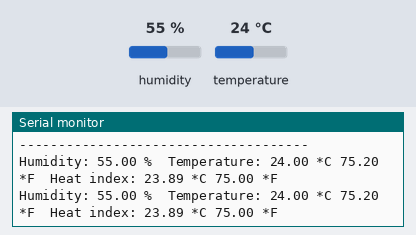
The sketch below on a simulated ESP8266 (NodeMCU). Parts: the last lines printed to the serial monitor. The inputs (shaded band) are chosen by the test bench; at power-on: humidity 55 %, temperature 24 °C.

Above: at 11.0 s.
11.1 s: humidity set to 22 %
At 15.7 s:
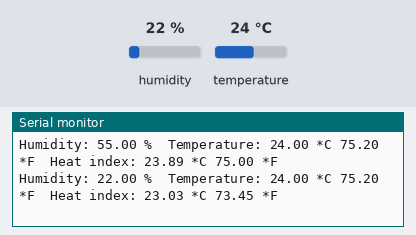
18.7 s: temperature set to 12 °C
At 21.0 s:
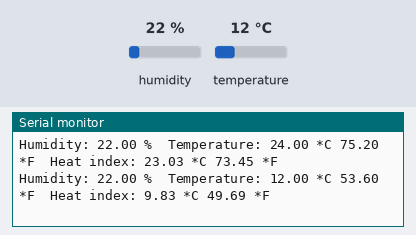
26.3 s: humidity set to 40 %
At 31.7 s:
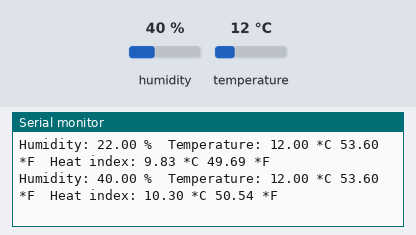
Timing chart, 0 to 33.2 s (numbered marks = the images above; inputs shaded):
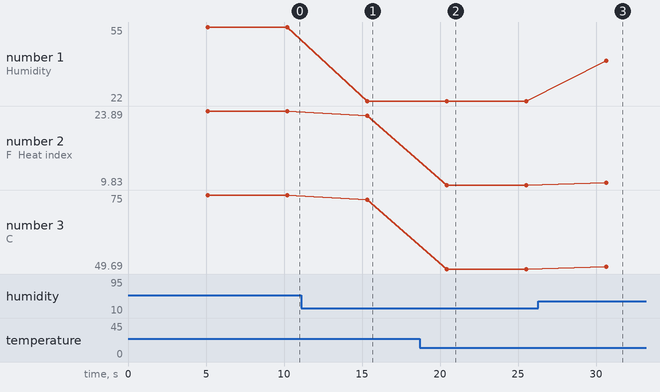

Measured:
- after the input at 11.1 s, the serial monitor: prints a new line after 4.2 s (image 1)
- after the input at 18.7 s, the serial monitor: prints a new line after 1.7 s (image 2)
- after the input at 26.3 s, the serial monitor: prints a new line after 4.3 s (image 3)
- plotted number 1: 55 → 22 after the input at 11.1 s, 22 → 40 after the input at 26.3 s
- plotted number 2: 23.89 → 23.03 after the input at 11.1 s, 23.03 → 9.83 after the input at 18.7 s, 9.83 → 10.3 after the input at 26.3 s
- plotted number 3: 75 → 73.45 after the input at 11.1 s, 73.45 → 49.69 after the input at 18.7 s, 49.69 → 50.54 after the input at 26.3 s

The sketch:

dht22_test.ino
```cpp
// (licence header left out)
#include "DHT.h"

#define DHTPIN D2     // what digital pin the DHT22 is conected to
#define DHTTYPE DHT22   // there are multiple kinds of DHT sensors

// Redefine init delay to improve reliability of reading DHT22 data when using
// ESP8266 with DHT v1.3.7 library. See: https://github.com/adafruit/DHT-sensor-library/issues/116
#define DHT_INIT_DELAY_USEC 60

DHT dht(DHTPIN, DHTTYPE);

void setup() {
  Serial.begin(115200);
  Serial.setTimeout(2000);

  // Wait for serial to initialize.
  while(!Serial) { }

  Serial.println("Device Started");

  dht.begin(DHT_INIT_DELAY_USEC);

  Serial.println("-------------------------------------");
  Serial.println("Running DHT!");
  Serial.println("-------------------------------------");

}

int timeSinceLastRead = 0;
void loop() {

  // Report every 2 seconds.
  if(timeSinceLastRead > 5000) {
    // Reading temperature or humidity takes about 250 milliseconds!
    // Sensor readings may also be up to 2 seconds 'old' (its a very slow sensor)
    float h = dht.readHumidity();
    // Read temperature as Celsius (the default)
    float t = dht.readTemperature();
    // Read temperature as Fahrenheit (isFahrenheit = true)
    float f = dht.readTemperature(true);

    // Check if any reads failed and exit early (to try again).
    if (isnan(h) || isnan(t) || isnan(f)) {
      Serial.println("Failed to read from DHT sensor!");
      timeSinceLastRead = 0;
      return;
    }

    // Compute heat index in Fahrenheit (the default)
    float hif = dht.computeHeatIndex(f, h);
    // Compute heat index in Celsius (isFahreheit = false)
    float hic = dht.computeHeatIndex(t, h, false);

    Serial.print("Humidity: ");
    Serial.print(h);
    Serial.print(" %\t");
    Serial.print("Temperature: ");
    Serial.print(t);
    Serial.print(" *C ");
    Serial.print(f);
    Serial.print(" *F\t");
    Serial.print("Heat index: ");
    Serial.print(hic);
    Serial.print(" *C ");
    Serial.print(hif);
    Serial.println(" *F");

    timeSinceLastRead = 0;
  }
  delay(100);
  timeSinceLastRead += 100;
}
```
